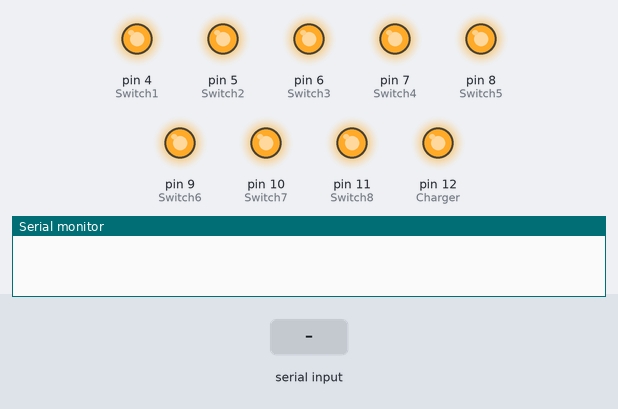
The sketch below on a simulated Arduino Uno, built with avr-gcc and run on an emulated ATmega328P. Shown: output pins drawn as LEDs (lit = HIGH), the last lines printed to the serial monitor. Inputs (shaded band) come from the test bench.

Above: at 1.2 s.
1.3 s: "a" received over Serial
At 1.6 s:
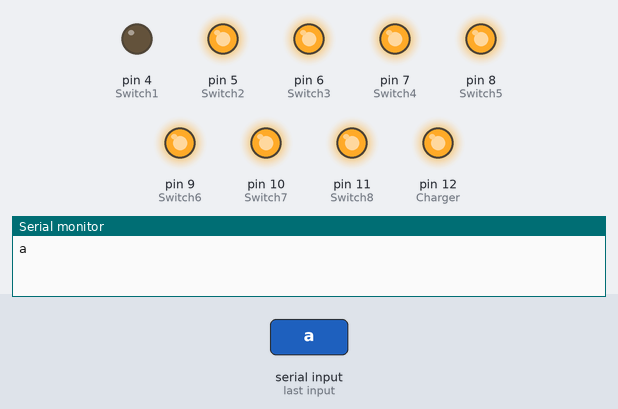
2.8 s: "c" received over Serial
At 3.9 s:
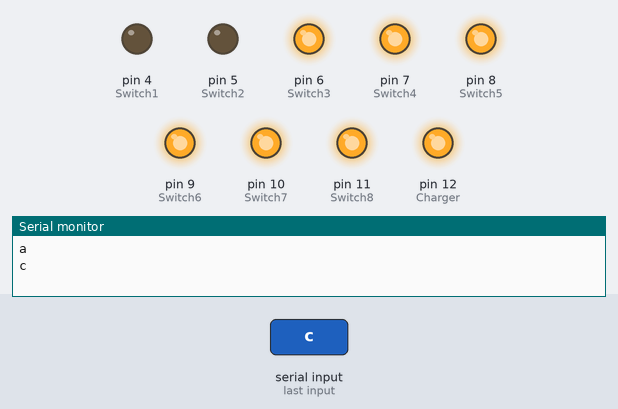
4.3 s: "A" received over Serial
At 5.1 s:
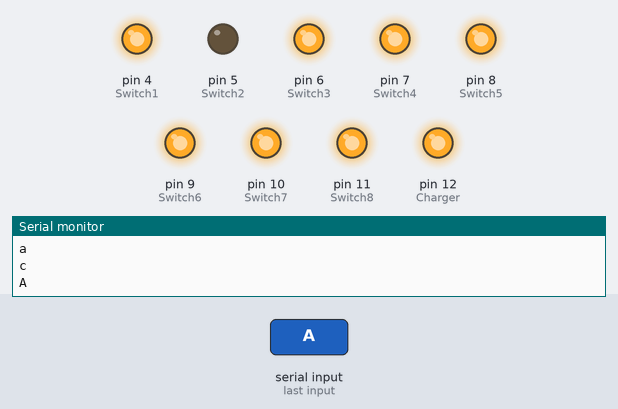
5.8 s: "b" received over Serial
At 6.2 s:
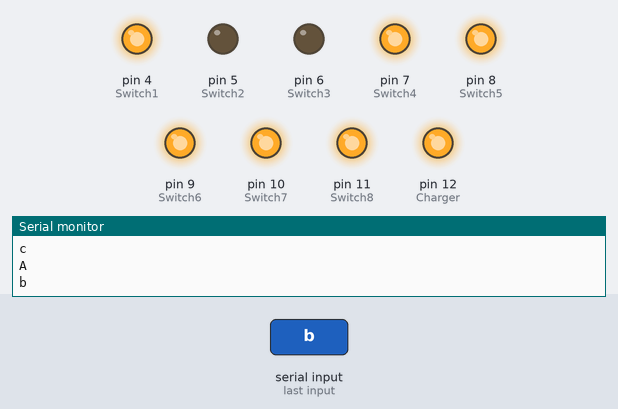
7.3 s: "C" received over Serial
At 8.5 s:
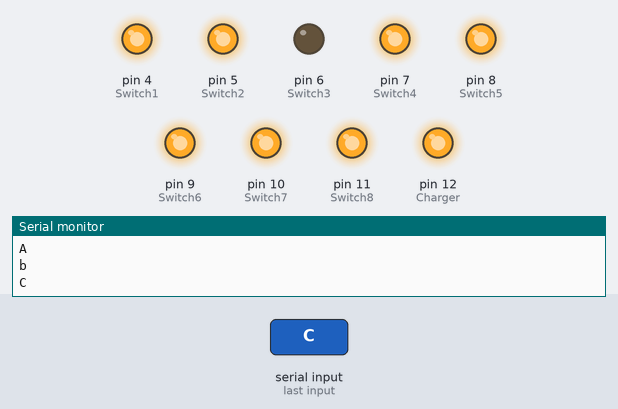
8.8 s: "d" received over Serial
At 9.7 s:
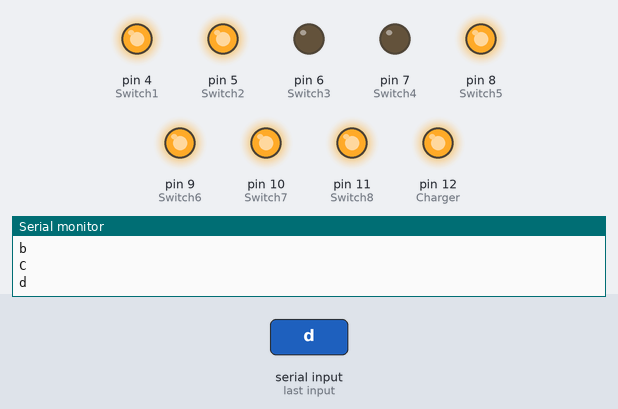
Timing chart, 0 to 11.3 s (numbered marks = the images above; inputs shaded):
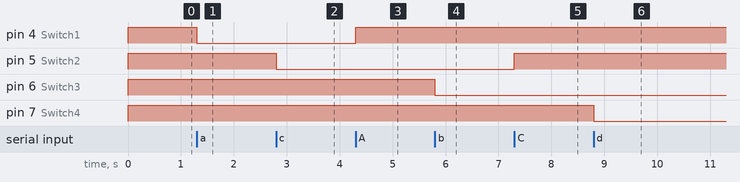

The sketch:

Blink.ino
```cpp
String inputs;
int Switch1=4;
int Switch2=5;         //Hemakoti Bonthada//
int Switch3=6;
int Switch4=7;
int Switch5=8;
int Switch6=9;
int Switch7=10;
int Switch8=11;
int Charger=12;
void setup()
{
Serial.begin(9600);
pinMode(Switch1, OUTPUT);
pinMode(Switch2, OUTPUT);
pinMode(Switch3, OUTPUT);
pinMode(Switch4, OUTPUT);
pinMode(Switch5, OUTPUT);
pinMode(Switch6, OUTPUT);
pinMode(Switch7, OUTPUT);
pinMode(Switch8, OUTPUT);
pinMode(Charger, OUTPUT);
digitalWrite(Switch1, HIGH);
digitalWrite(Switch2, HIGH);
digitalWrite(Switch3, HIGH);
digitalWrite(Switch4, HIGH);
digitalWrite(Switch5, HIGH);
digitalWrite(Switch6, HIGH);
digitalWrite(Switch7, HIGH);
digitalWrite(Switch8, HIGH);
digitalWrite(Charger, HIGH);
}
void loop()
  {
while(Serial.available())
{
char c = Serial.read();
if (c == '#'){
break;
}
inputs += c;
}
if (inputs.length() >0)
{
Serial.println(inputs);

if(inputs == "A")
{
digitalWrite(Switch1, HIGH);
}
else if(inputs == "a")
{
digitalWrite(Switch1, LOW);
}
else if(inputs == "C")
{
digitalWrite(Switch2, HIGH);
}
else if(inputs == "c")
{
digitalWrite(Switch2, LOW);
}
else if(inputs == "B")
{
digitalWrite(Switch3, HIGH);
}
else if(inputs == "b")
{
digitalWrite(Switch3, LOW);
}
else if(inputs == "D")
{
digitalWrite(Switch4, HIGH);
}
else if(inputs == "d")
{
digitalWrite(Switch4, LOW);
}
else if(inputs == "E")
{
digitalWrite(Switch5, HIGH);
}
else if(inputs == "e")
{
digitalWrite(Switch5, LOW);
}
else if(inputs == "F")
{
digitalWrite(Switch6, HIGH);
}
else if(inputs == "f")
{
digitalWrite(Switch6, LOW);
}
else if(inputs == "G")
{
digitalWrite(Switch7, HIGH);
}
else if(inputs == "g")
{
digitalWrite(Switch7, LOW);
}
else if(inputs == "H")
{
digitalWrite(Switch8, HIGH);
}
else if(inputs == "h")
{
digitalWrite(Switch8, LOW);
}
}
inputs="";
}
/*Guys If You Have Any Doubt About This Than Mail Me: Hemakotibonthada@gmail.com*/
```

Measured:
- after the input at 1.3 s, pin 4 (Switch1): HIGH → LOW at once
- after the input at 2.8 s, pin 5 (Switch2): HIGH → LOW at once
- after the input at 4.3 s, pin 4 (Switch1): LOW → HIGH at once
- after the input at 5.8 s, pin 6 (Switch3): HIGH → LOW at once
- after the input at 7.3 s, pin 5 (Switch2): LOW → HIGH at once
- after the input at 8.8 s, pin 7 (Switch4): HIGH → LOW at once
